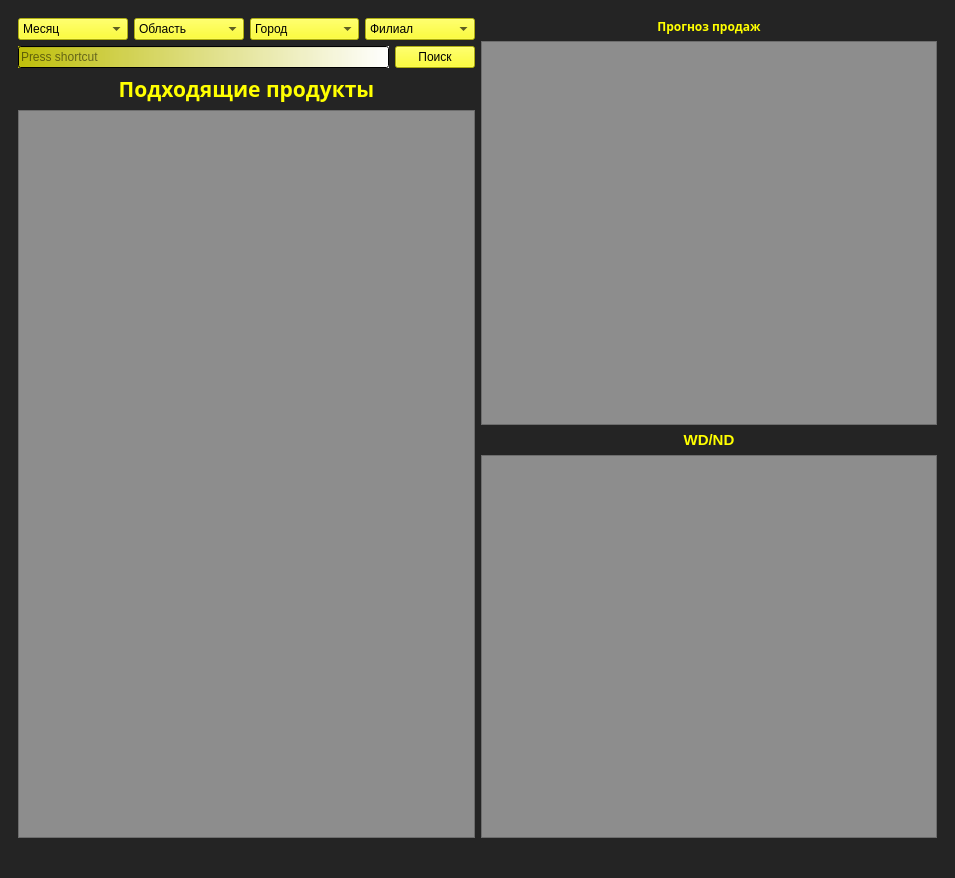
<?xml version="1.0" encoding="UTF-8"?>
<ui version="4.0">
 <class>MainWindow</class>
 <widget class="QMainWindow" name="MainWindow">
  <property name="geometry">
   <rect>
    <x>0</x>
    <y>0</y>
    <width>955</width>
    <height>878</height>
   </rect>
  </property>
  <property name="windowTitle">
   <string>MainWindow</string>
  </property>
  <property name="styleSheet">
   <string notr="true">background-color: rgb(36, 36, 36);
border-color: rgb(255, 255, 255);</string>
  </property>
  <widget class="QWidget" name="centralwidget">
   <layout class="QVBoxLayout" name="verticalLayout_3">
    <item>
     <widget class="QWidget" name="horizontalWidget_2" native="true">
      <layout class="QHBoxLayout" name="horizontalLayout_2">
       <item>
        <layout class="QVBoxLayout" name="verticalLayout_2">
         <item>
          <layout class="QHBoxLayout" name="horizontalLayout">
           <item>
            <widget class="QComboBox" name="comboBox_4">
             <property name="mouseTracking">
              <bool>true</bool>
             </property>
             <property name="toolTip">
              <string>&lt;html&gt;&lt;head/&gt;&lt;body&gt;&lt;p&gt;Месяц&lt;/p&gt;&lt;/body&gt;&lt;/html&gt;</string>
             </property>
             <property name="styleSheet">
              <string notr="true">background-color: rgb(255, 255, 0, 200);
</string>
             </property>
             <item>
              <property name="text">
               <string>Месяц</string>
              </property>
             </item>
             <item>
              <property name="text">
               <string>Октябрь</string>
              </property>
             </item>
             <item>
              <property name="text">
               <string>Август</string>
              </property>
             </item>
            </widget>
           </item>
           <item>
            <widget class="QComboBox" name="comboBox_3">
             <property name="mouseTracking">
              <bool>true</bool>
             </property>
             <property name="styleSheet">
              <string notr="true">background-color: rgb(255, 255, 0, 200);
</string>
             </property>
             <item>
              <property name="text">
               <string>Область</string>
              </property>
             </item>
            </widget>
           </item>
           <item>
            <widget class="QComboBox" name="comboBox_2">
             <property name="mouseTracking">
              <bool>true</bool>
             </property>
             <property name="styleSheet">
              <string notr="true">background-color: rgb(255, 255, 0, 200);

</string>
             </property>
             <item>
              <property name="text">
               <string>Город</string>
              </property>
             </item>
            </widget>
           </item>
           <item>
            <widget class="QComboBox" name="comboBox">
             <property name="mouseTracking">
              <bool>true</bool>
             </property>
             <property name="styleSheet">
              <string notr="true">background-color: rgb(255, 255, 0, 200);
</string>
             </property>
             <item>
              <property name="text">
               <string>Филиал</string>
              </property>
             </item>
            </widget>
           </item>
          </layout>
         </item>
         <item>
          <layout class="QHBoxLayout" name="horizontalLayout_4">
           <item>
            <widget class="QKeySequenceEdit" name="keySequenceEdit">
             <property name="toolTip">
              <string>&lt;html&gt;&lt;head/&gt;&lt;body&gt;&lt;p&gt;Ввод&lt;/p&gt;&lt;/body&gt;&lt;/html&gt;</string>
             </property>
             <property name="styleSheet">
              <string notr="true">background-color: qlineargradient(spread:pad, x1:0, y1:0, x2:1, y2:0, stop:0 rgba(255, 255, 0, 180), stop:1 rgba(255, 255, 255, 255));
</string>
             </property>
            </widget>
           </item>
           <item>
            <widget class="QPushButton" name="pushButton">
             <property name="styleSheet">
              <string notr="true">background-color: rgb(255, 255, 0, 200);
</string>
             </property>
             <property name="text">
              <string>Поиск</string>
             </property>
            </widget>
           </item>
          </layout>
         </item>
         <item>
          <widget class="QLabel" name="label_3">
           <property name="font">
            <font>
             <family>Rockwell Extra Bold</family>
             <pointsize>16</pointsize>
             <weight>75</weight>
             <bold>true</bold>
            </font>
           </property>
           <property name="text">
            <string>&lt;html&gt;&lt;head/&gt;&lt;body&gt;&lt;p align=&quot;center&quot;&gt;&lt;span style=&quot; font-weight:600; color:#ffff00;&quot;&gt;Подходящие продукты&lt;/span&gt;&lt;/p&gt;&lt;/body&gt;&lt;/html&gt;</string>
           </property>
          </widget>
         </item>
         <item>
          <widget class="QListView" name="listView_2">
           <property name="styleSheet">
            <string notr="true">background-color: rgb(141, 141, 141);</string>
           </property>
          </widget>
         </item>
        </layout>
       </item>
       <item>
        <layout class="QVBoxLayout" name="verticalLayout">
         <item>
          <widget class="QLabel" name="label">
           <property name="font">
            <font>
             <family>Rockwell</family>
             <pointsize>16</pointsize>
            </font>
           </property>
           <property name="text">
            <string>&lt;html&gt;&lt;head/&gt;&lt;body&gt;&lt;p align=&quot;center&quot;&gt;&lt;span style=&quot; font-size:9pt; font-weight:600; color:#ffff00;&quot;&gt;Прогноз продаж&lt;/span&gt;&lt;/p&gt;&lt;/body&gt;&lt;/html&gt;</string>
           </property>
          </widget>
         </item>
         <item>
          <widget class="QGraphicsView" name="graphicsView">
           <property name="styleSheet">
            <string notr="true">background-color: rgb(141, 141, 141);
border-color: rgb(255, 255, 0);</string>
           </property>
          </widget>
         </item>
         <item>
          <widget class="QLabel" name="label_2">
           <property name="font">
            <font>
             <pointsize>16</pointsize>
            </font>
           </property>
           <property name="text">
            <string>&lt;html&gt;&lt;head/&gt;&lt;body&gt;&lt;p align=&quot;center&quot;&gt;&lt;span style=&quot; font-size:11pt; font-weight:600; color:#ffff00;&quot;&gt;WD/ND&lt;/span&gt;&lt;/p&gt;&lt;/body&gt;&lt;/html&gt;</string>
           </property>
          </widget>
         </item>
         <item>
          <widget class="QListView" name="listView">
           <property name="styleSheet">
            <string notr="true">background-color: rgb(141, 141, 141);</string>
           </property>
          </widget>
         </item>
        </layout>
       </item>
      </layout>
     </widget>
    </item>
   </layout>
  </widget>
  <widget class="QStatusBar" name="statusbar"/>
 </widget>
 <resources/>
 <connections/>
</ui>
